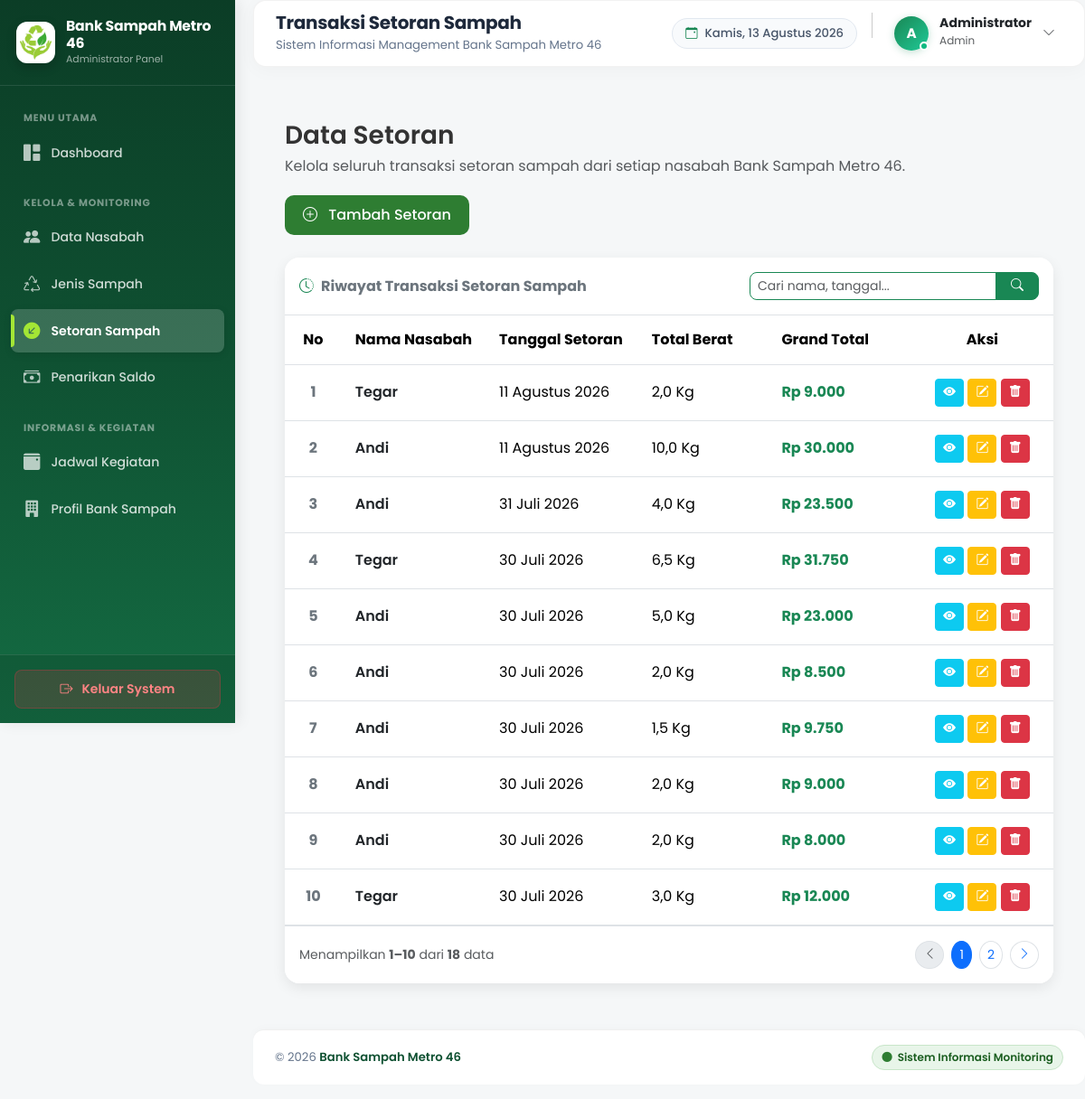
Screenshot of /admin/transaksi.php (signed in) with the database file from the repository.
### tables this page shows
CREATE TABLE `profil` (
  `id_profil` int(10) UNSIGNED NOT NULL,
  `nama_bank_sampah` varchar(100) NOT NULL,
  `alamat` varchar(255) NOT NULL,
  `telepon` varchar(20) NOT NULL,
  `email` varchar(100) NOT NULL,
  `deskripsi` text NOT NULL,
  `logo` varchar(255) DEFAULT NULL
);

CREATE TABLE `transaksi` (
  `id_transaksi` int(10) UNSIGNED NOT NULL,
  `id_nasabah` int(10) UNSIGNED NOT NULL,
  `tanggal_setoran` date NOT NULL,
  `total_berat` decimal(8,2) NOT NULL DEFAULT 0.00,
  `total_saldo` decimal(12,2) NOT NULL DEFAULT 0.00
);

CREATE TABLE `nasabah` (
  `id_nasabah` int(10) UNSIGNED NOT NULL,
  `kode_nasabah` varchar(20) DEFAULT NULL,
  `nama` varchar(255) NOT NULL,
  `alamat` varchar(255) NOT NULL,
  `telepon` varchar(20) NOT NULL,
  `tanggal_bergabung` date NOT NULL DEFAULT curdate()
);

### admin/transaksi.php (the view, shortened to what the rows shown need)
<?php
require_once "../config/koneksi.php";
$keyword = isset($_GET['search']) ? trim($_GET['search']) : '';
$keywordClean = str_replace(' ', '', $keyword);
$sqlTglIndoNoSpace = "
    CONCAT(
        DATE_FORMAT(s.tanggal_setoran, '%e'),
        ELT(MONTH(s.tanggal_setoran),
            'Januari', 'Februari', 'Maret', 'April', 'Mei', 'Juni',
            'Juli', 'Agustus', 'September', 'Oktober', 'November', 'Desember'
        ),
        DATE_FORMAT(s.tanggal_setoran, '%Y')
    )
";
$limit = 10;
$page = max(1, intval($_GET['page'] ?? 1));
$offset = ($page - 1) * $limit;
if ($keyword !== '') {
    $sql = "
        SELECT
            s.id_transaksi,
            n.nama,
            s.tanggal_setoran,
            s.total_saldo,
            s.total_berat
        FROM transaksi s
        JOIN nasabah n ON n.id_nasabah = s.id_nasabah
        WHERE REPLACE(n.nama, ' ', '') LIKE ?
           OR REPLACE(s.tanggal_setoran, ' ', '') LIKE ?
           OR {$sqlTglIndoNoSpace} LIKE ?
        ORDER BY s.tanggal_setoran DESC, s.id_transaksi DESC
        LIMIT ? OFFSET ?
    ";
    $stmt = mysqli_prepare($koneksi, $sql);
    $searchParam = "%" . $keywordClean . "%";
    mysqli_stmt_bind_param($stmt, "sssii", $searchParam, $searchParam, $searchParam, $limit, $offset);
    mysqli_stmt_execute($stmt);
    $result = mysqli_stmt_get_result($stmt);
} else {
    $sql = "
        SELECT
            s.id_transaksi,
            n.nama,
            s.tanggal_setoran,
            s.total_saldo,
            s.total_berat
        FROM transaksi s
        JOIN nasabah n ON n.id_nasabah = s.id_nasabah
        ORDER BY s.tanggal_setoran DESC, s.id_transaksi DESC
        LIMIT ? OFFSET ?
    ";
    $stmt = mysqli_prepare($koneksi, $sql);
    mysqli_stmt_bind_param($stmt, "ii", $limit, $offset);
    mysqli_stmt_execute($stmt);
    $result = mysqli_stmt_get_result($stmt);
}
$bulanIndonesia = [
    1 => 'Januari', 'Februari', 'Maret', 'April', 'Mei', 'Juni',
    'Juli', 'Agustus', 'September', 'Oktober', 'November', 'Desember',
];
?>
<!DOCTYPE html>
<html lang="id">
<head>
    <link href="https://cdn.jsdelivr.net/npm/bootstrap@5.3.7/dist/css/bootstrap.min.css" rel="stylesheet">
    <link href="https://cdn.jsdelivr.net/npm/bootstrap-icons@1.13.1/font/bootstrap-icons.min.css" rel="stylesheet">
    <link rel="stylesheet" href="../assets/css/style.css">
    <link rel="stylesheet" href="../assets/css/admin.css">
</head>
<body>
<div class="wrapper">
    <?php include "components/sidebar.php"; ?>
    <main class="main-content">
        <section class="content-area">
            <div class="card table-card">
                <div class="card-body p-0">
                    <div class="table-responsive">
                        <table class="table table-hover align-middle mb-0">
                            <thead>
                                <tr>
                                    <th width="70" class="text-center">No</th>
                                    <th>Nama Nasabah</th>
                                    <th width="170">Tanggal Setoran</th>
                                    <th width="160">Total Berat</th>
                                    <th width="180">Grand Total</th>
                                    <th width="220" class="text-center">Aksi</th>
                                </tr>
                            </thead>
                            <tbody>
                                <?php if (mysqli_num_rows($result) > 0) : ?>
                                    <?php $no = $offset + 1; ?>
                                    <?php while ($row = mysqli_fetch_assoc($result)) : ?>
                                        <?php
                                        $tgl = date_create($row['tanggal_setoran']);
                                        $tglIndo =
                                            date_format($tgl, 'd') . ' ' .
                                            $bulanIndonesia[(int) date_format($tgl, 'n')] . ' ' .
                                            date_format($tgl, 'Y');
                                        ?>
                                        <tr>
                                            <td class="text-center fw-bold text-secondary"><?= $no++; ?></td>
                                            <td class="fw-semibold text-dark"><?= htmlspecialchars($row['nama'], ENT_QUOTES, 'UTF-8'); ?></td>
                                            <td><?= $tglIndo; ?></td>
                                            <td><?= number_format($row['total_berat'], 1, ',', '.'); ?> Kg</td>
                                            <td class="fw-bold text-success">Rp <?= number_format($row['total_saldo'], 0, ',', '.'); ?></td>
                                            <td class="text-center">
                                                <button
                                                    type="button"
                                                    class="btn btn-info btn-sm btn-lihat-setoran text-white"
                                                    title="Lihat Detail"
                                                    data-bs-toggle="modal"
                                                    data-bs-target="#modalDetailSetoran"
                                                    data-id="<?= $row['id_transaksi']; ?>">
                                                    <i class="bi bi-eye-fill"></i>
                                                </button>
                                                <button
                                                    type="button"
                                                    class="btn btn-warning btn-sm btn-edit-setoran text-white"
                                                    title="Edit Data"
                                                    data-bs-toggle="modal"
                                                    data-bs-target="#modalEditSetoran"
                                                    data-id="<?= $row['id_transaksi']; ?>">
                                                    <i class="bi bi-pencil-square"></i>
                                                </button>
                                                <a
                                                    href="transaksi.php?hapus=<?= $row['id_transaksi']; ?>"
                                                    class="btn btn-danger btn-sm"
                                                    title="Hapus Data"
                                                    onclick="return confirm('Apakah Anda yakin ingin menghapus data setoran ini?')">
                                                    <i class="bi bi-trash-fill"></i>
                                                </a>
                                            </td>
                                        </tr>
                                    <?php endwhile; ?>
                                <?php endif; ?>
                            </tbody>
                        </table>
                    </div>
                </div>
            </div>
        </section>
    </main>
</div>
</body>
</html>

### admin/components/sidebar.php (shortened to what the rows shown need)
<?php
$logoSidebar = "../assets/img/logo.png";
$namaBankSampahSidebar = "Bank Sampah";
if (isset($koneksi)) {
    $queryProfilSidebar = "SELECT nama_bank_sampah, logo FROM profil LIMIT 1";
    $resultProfilSidebar = mysqli_query($koneksi, $queryProfilSidebar);
    if ($resultProfilSidebar && mysqli_num_rows($resultProfilSidebar) > 0) {
        $dataProfilSidebar = mysqli_fetch_assoc($resultProfilSidebar);
        if (!empty($dataProfilSidebar['logo'])) {
            $pathLogoDB = "../assets/img/" . $dataProfilSidebar['logo'];
            if (file_exists($pathLogoDB)) {
                $logoSidebar = $pathLogoDB;
            }
        }
        if (!empty($dataProfilSidebar['nama_bank_sampah'])) {
            $namaBankSampahSidebar = $dataProfilSidebar['nama_bank_sampah'];
        }
    }
}
?>
<aside class="sidebar" id="adminSidebar">
    <div class="sidebar-brand">
        <img src="<?= htmlspecialchars($logoSidebar, ENT_QUOTES, 'UTF-8'); ?>" alt="Logo Bank Sampah" class="sidebar-logo-img">
        <div class="sidebar-brand-text">
            <h5><?= htmlspecialchars($namaBankSampahSidebar, ENT_QUOTES, 'UTF-8'); ?></h5>
            <small>Administrator Panel</small>
        </div>
    </div>
</aside>

### rows the page displays
profil: logo (picture), nama_bank_sampah "Bank Sampah Metro 46"
transaksi: id_nasabah.nama "Tegar", tanggal_setoran "11 Agustus 2026", total_berat "2,0", total_saldo "9.000"
transaksi: id_nasabah.nama "Andi", tanggal_setoran "11 Agustus 2026", total_berat "10,0", total_saldo "30.000"
transaksi: id_nasabah.nama "Andi", tanggal_setoran "31 Juli 2026", total_berat "4,0", total_saldo "23.500"
transaksi: id_nasabah.nama "Tegar", tanggal_setoran "30 Juli 2026", total_berat "6,5", total_saldo "31.750"
transaksi: id_nasabah.nama "Andi", tanggal_setoran "30 Juli 2026", total_berat "5,0", total_saldo "23.000"
transaksi: id_nasabah.nama "Andi", tanggal_setoran "30 Juli 2026", total_berat "2,0", total_saldo "8.500"
transaksi: id_nasabah.nama "Andi", tanggal_setoran "30 Juli 2026", total_berat "1,5", total_saldo "9.750"
transaksi: id_nasabah.nama "Andi", tanggal_setoran "30 Juli 2026", total_berat "2,0", total_saldo "9.000"
transaksi: id_nasabah.nama "Andi", tanggal_setoran "30 Juli 2026", total_berat "2,0", total_saldo "8.000"
transaksi: id_nasabah.nama "Tegar", tanggal_setoran "30 Juli 2026", total_berat "3,0", total_saldo "12.000"

### other values shown
$pageTitle "Transaksi Setoran Sampah"
substr($namaAdmin, 0, 1) "A"
$namaAdmin "Administrator"
$roleAdmin "Admin"
$mulaiData "1"
$sampaiData "10"
$totalData "18"
